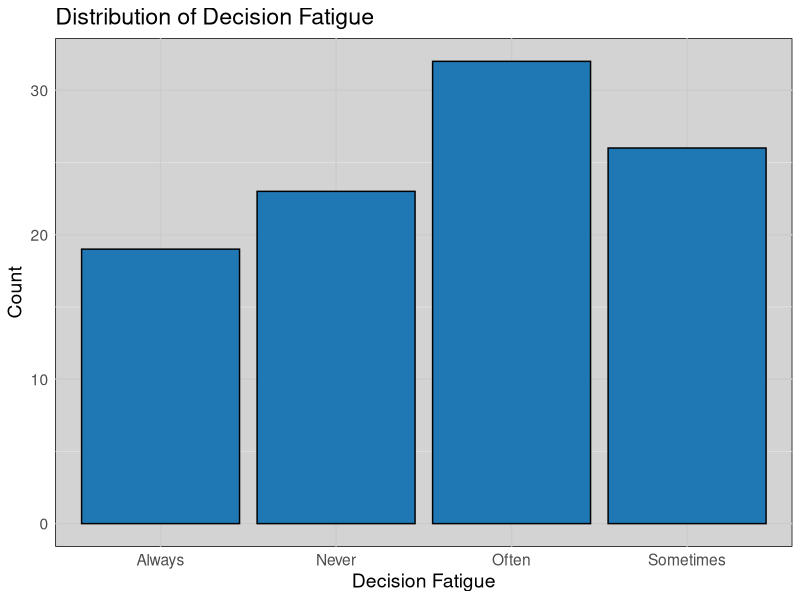
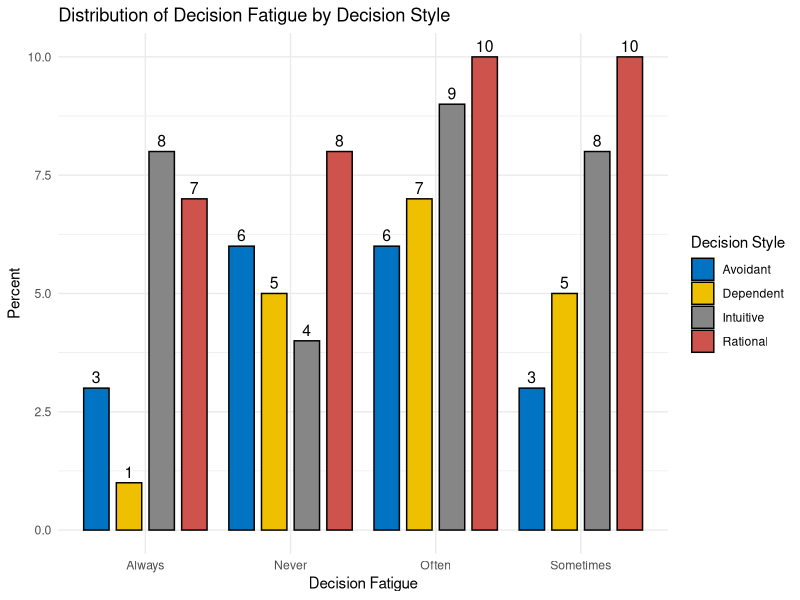

Reproduce these figures in R, in order.
## ---- chunk 1
# Create data tables
# Create Codebook
library(ggpubr)
library(tibble)
library(dplyr)
library(lubridate)
library(forcats)
library(knitr)
library(kableExtra)
library(ggplot2)
library(reshape2)

# Create Codebook
codebook <- tibble(
  variable_name = c("age", "gender", "education", "decision_factor", "decision_fatigue", "overanalysis", "decision_style", "cognitive_bias", "decision_strategies", "decision_confidence"),
  question = c(
    "What is your age?",
    "What is your gender?",
    "What is your education level?",
    "When making a decision, which factor influences you the most?",
    "How often do you experience decision fatigue?",
    "Do you tend to overanalyze decisions before making them?",
    "Which type of decision-making style best describes you?",
    "Have you ever experienced cognitive bias affecting your decisions?",
    "What strategies do you use to improve your decision-making process?",
    "On a scale from 1-5, how confident are you in your decision-making skills?"
  )
)

# Generate a synthetic dataset with skewed probabilities
set.seed(123)
n <- 100

# Skewed age distribution (older individuals more common)
age <- round(rexp(n, rate = 0.05) + 18)  # Skewed towards older ages
age <- pmin(age, 65)  # Cap at 65

# Gender distribution (balanced)
gender <- sample(c("Male", "Female", "Non-binary", "Prefer not to say"), n, replace = TRUE, prob = c(0.45, 0.45, 0.05, 0.05))

# Education levels (higher education more common in older individuals)
education <- sample(c("High school or below", "Undergraduate degree", "Graduate degree", "Other"), n, replace = TRUE, prob = c(0.3, 0.4, 0.25, 0.05))

# Decision factor (older individuals favor logical reasoning)
decision_factor <- sample(c("Logical reasoning", "Emotions and intuition", "Social influences", "Past experiences"), n, replace = TRUE, prob = c(0.4, 0.2, 0.2, 0.2))

# Decision fatigue (correlated with age: older individuals experience more fatigue)
decision_fatigue_probs <- pmin((age - 18) / 65, 1)
decision_fatigue <- sample(c("Never", "Sometimes", "Often", "Always"), n, replace = TRUE, prob = c(0.2, 0.3, 0.3, 0.2))

# Overanalysis (more likely for those with graduate degrees)
overanalysis <- sample(c("Yes", "No", "Sometimes"), n, replace = TRUE, prob = c(0.3, 0.4, 0.3))

# Decision style (randomly distributed)
decision_style <- sample(c("Rational", "Intuitive", "Dependent", "Avoidant"), n, replace = TRUE, prob = c(0.35, 0.25, 0.2, 0.2))

# Cognitive bias (slightly more common in younger individuals)
cognitive_bias <- sample(c("Yes", "No", "Unsure"), n, replace = TRUE, prob = c(0.5, 0.3, 0.2))

# Decision strategies (randomly distributed)
decision_strategies <- sample(c("Seeking advice", "Analyzing pros and cons", "Taking time", "Relying on past experiences"), n, replace = TRUE)

# Decision confidence (higher age → slightly higher confidence)
decision_confidence <- pmin((age - 18) %/% 10 + sample(1:5, n, replace = TRUE), 5)

# Create DataFrame
data <- tibble(
    age = age,
    gender = gender,
    education = education,
    decision_factor = decision_factor,
    decision_fatigue = decision_fatigue,
    overanalysis = overanalysis,
    decision_style = decision_style,
    cognitive_bias = cognitive_bias,
    decision_strategies = decision_strategies,
    decision_confidence = decision_confidence
)
write.csv(data, "decision_data.csv", row.names = FALSE)
  
## ---- chunk 2
codebook |>
  kable(caption = "Survey Questionnaire Codebook") %>%
  kable_styling(bootstrap_options = c("striped", "hover"), full_width = FALSE)
## ---- chunk 3
data |> 
  head() |> 
  kable(caption = "Survey Data Preview") |> 
  kable_styling(bootstrap_options = c("striped", "hover"), full_width = FALSE)
## ---- chunk 4
ggplot(data, aes(x = decision_fatigue)) +
  geom_bar(fill = "#1f77b4", color = "black") +  # Steel blue fill with black border
  labs(title = "Distribution of Decision Fatigue", x = "Decision Fatigue", y = "Count") +
  theme_minimal() +
  theme(
    panel.background = element_rect(fill = "#d3d3d3"),  # Light gray background
    panel.grid.major = element_line(color = "gray80"),  # Light grid lines
    panel.grid.minor = element_line(color = "gray90"),
    text = element_text(size = 14)  # Adjust text size
  )
## ---- chunk 5
data_summary <- data %>%
  group_by(decision_fatigue, decision_style) %>%
  summarise(count = n(), .groups = "drop") %>%
  mutate(percent = (count / sum(count)) * 100)

# Generate the grouped bar plot
ggbarplot(
  data_summary,
  x = "decision_fatigue",
  y = "percent",
  fill = "decision_style",
  palette = "jco",  # Color palette similar to reference
  label = TRUE,     # Show values on bars
  position = position_dodge(0.9),
  xlab = "Decision Fatigue",
  ylab = "Percent",
  title = "Distribution of Decision Fatigue by Decision Style",
  legend.title = "Decision Style"
) + theme_minimal()
